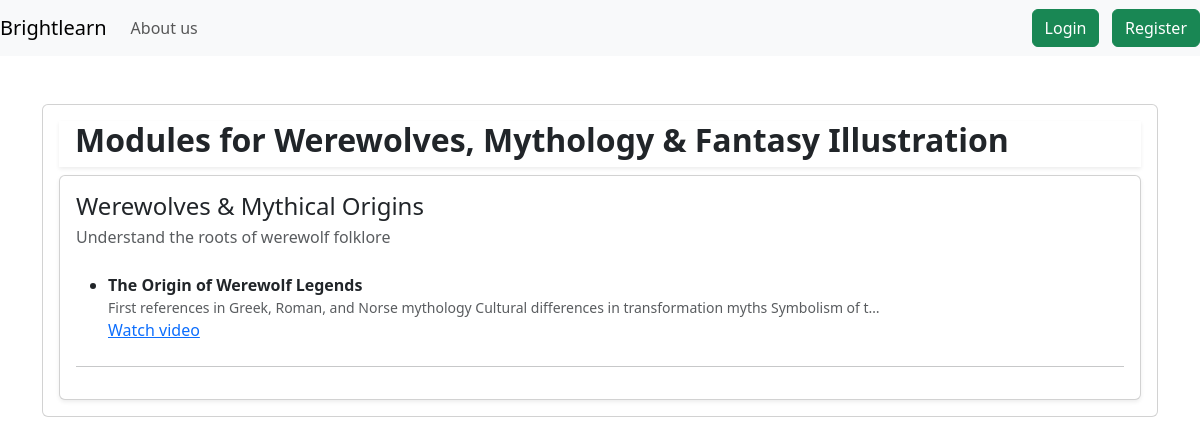
Page /courses/module-content/1/ on the committed database.
### courses/models.py (models this page shows, shortened)
class Course(models.Model):
    instructor = models.ForeignKey(User, on_delete=models.CASCADE)
    title = models.CharField(max_length=200)
    description = models.TextField()
    category = models.CharField(max_length=100)
    price = models.DecimalField(max_digits=10, decimal_places=2)
    start_date = models.DateField()
    end_date = models.DateField()
    created_at = models.DateTimeField(auto_now_add=True)
    image = models.ImageField(upload_to='course_images/', blank=True, null=True)

class Module(models.Model):
    course = models.ForeignKey(Course,on_delete=models.CASCADE,related_name="modules")
    title = models.CharField(blank=True,null=True)
    description = models.TextField(blank=True,null=True)

class Lesson(models.Model):
    CONTENT_CHOICES = (
        ('A','Assessment_URL'),
        ('V','Video_URL'),
        ('D','Document'),
    )
    module = models.ForeignKey(Module,on_delete=models.CASCADE, related_name="lessons")
    title = models.CharField(max_length=200)
    content = models.TextField(blank=True,null=True)
    content_type = models.CharField(max_length=20,choices=CONTENT_CHOICES)
    assessment_url = models.URLField(blank=True,null=True)
    video_url = models.URLField(blank=True,null=True)
    document = models.FileField(upload_to="lesson_documents/",blank=True,null=True)

### courses/views.py (the view, shortened to what this page needs)
# urls.py: path('module-content/<int:course_id>/', views.module_content, name='module_content'),
def module_content(request,course_id):
    course = get_object_or_404(Course,id=course_id)
    if is_student(request.user) and timezone.now().date() > course.end_date:
        messages.error(request,f"This Course has Ended, You Can not see its content")
        return redirect('course_detail',course_id=course.id)
    completed_lessons = []
    modules = course.modules.prefetch_related("lessons").all()
    context = {
        'course':course,
        'modules': modules,
        'completed_lessons': completed_lessons
    }
    return render(request,"courses/module_content.html",context)

### courses/views.py (called while the page is built)
def is_student(user):
    return user.is_authenticated and user.user_type == 'S'

### courses/templates/courses/module_content.html (shortened to what this page needs)
{% extends 'base.html' %}
{% block main %}
<div class="container py-5">
  <div class="card text-start">
    <div class="card-body">
      <div class="d-flex justify-content-between shadow-sm mb-2">
        <h2 class="fw-semibold ms-3">Modules for {{ course.title }}</h2>
      </div>
      <div class="card shadow-sm text-start">
        <div class="card-body">
          {% for module in modules %}
          <div class="d-flex justify-content-between">
            <div>
              <h4 class="mb-1">{{ module.title|default:"(Untitled module)" }}</h4>
              <p class="text-muted">{{ module.description|default:"No description." }}</p>
            </div>
          </div>
          <div class="mt-2">
            <ul class="mb-4">
              {% for lesson in module.lessons.all %}
              <li>
                <strong>{{ lesson.title }}</strong>
                {% if lesson.content %}
                <div class="small text-muted">{{ lesson.content|truncatechars:120 }}</div>
                {% endif %}
                {% if lesson.content_type == 'V' and lesson.video_url %}
                <div><a href="{{ lesson.video_url }}" target="_blank">Watch video</a></div>
                {% elif lesson.content_type == 'A' and lesson.assessment_url %}
                <div><a href="{{ lesson.assessment_url }}" target="_blank">Open assessment</a></div>
                {% elif lesson.content_type == 'D' and lesson.document %}
                <div><a href="{{ lesson.document.url }}" target="_blank">Download document</a></div>
                {% endif %}
              </li>
              {% empty %}
              <li>No lessons yet</li>
              {% endfor %}
            </ul>
          </div>
          <hr>
          {% empty %}
          <p>No modules yet. Click “Add Module” to create one.</p>
          {% endfor %}
        </div>
      </div>
    </div>
  </div>
</div>
{% endblock %}

### rows in the picture
Course: title "Werewolves, Mythology & Fantasy Illustration"
Module: title "Werewolves & Mythical Origins", description "Understand the roots of werewolf folklore"
Lesson: title "The Origin of Werewolf Legends", content "First references in Greek, Roman, and Norse mythology Cultural differences in transformation myths Symbolism of t…"
